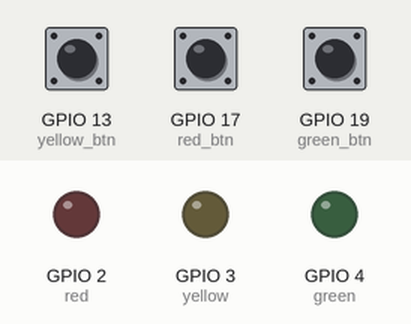
Bench run of a program on a simulated Raspberry Pi (BCM pin numbers). Shown: output pins drawn as LEDs (lit = HIGH). Inputs (shaded band) come from the test bench; at power-on: GPIO 13 (yellow_btn) HIGH, GPIO 17 (red_btn) HIGH, GPIO 19 (green_btn) HIGH.

Above: at 1.2 s.
1.3 s: GPIO 13 (yellow_btn) pulled LOW for 0.15 s
At 1.37 s:
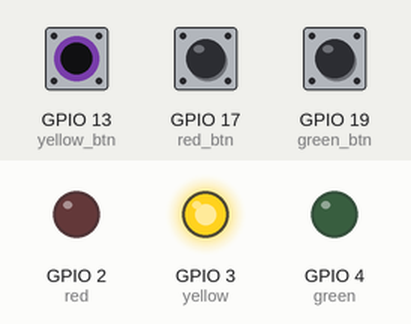
2.9 s: GPIO 17 (red_btn) pulled LOW for 0.15 s
At 3.7 s:
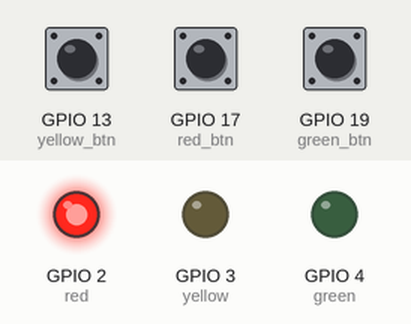
4.5 s: GPIO 19 (green_btn) pulled LOW for 0.15 s
At 4.57 s:
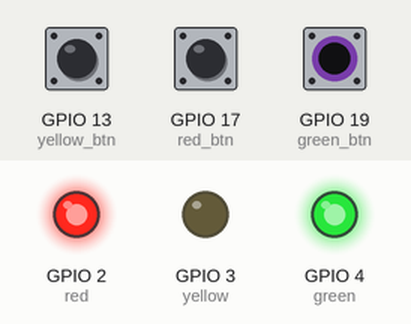
6.1 s: GPIO 13 (yellow_btn) pulled LOW for 1 s
At 6.9 s:
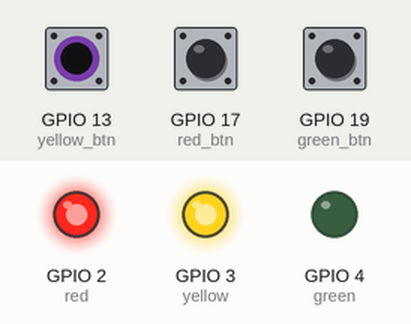
8.6 s: GPIO 13 (yellow_btn) pulled LOW for 3.2 s
At 12.9 s:
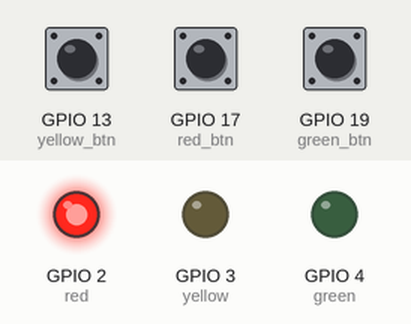
13.3 s: GPIO 17 (red_btn) pulled LOW for 1 s
At 14.1 s:
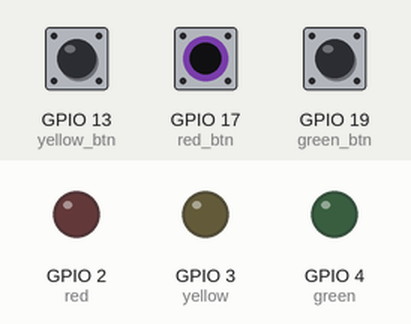
Timing chart, 0 to 16.3 s (numbered marks = the images above; inputs shaded):
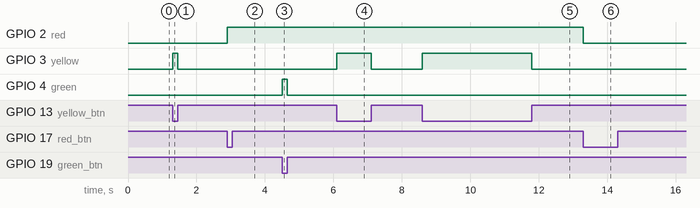

The program:

led___button.py
```python
from gpiozero import LED, Button
from signal import pause
from time import sleep

# LED assignments
red = LED(2)
yellow  = LED(3)
green = LED(4)

# Button assignments
red_btn = Button(17)
red_btn.when_pressed = red.toggle
#red_btn.when_released = red.toggle

yellow_btn = Button(13)
yellow_btn.when_pressed = yellow.on
yellow_btn.when_released = yellow.off

green_btn = Button(19)
green_btn.when_pressed = green.on
green_btn.when_released = green.off

pause()
```

Measured:
- after the input at 1.3 s, GPIO 3 (yellow): LOW → HIGH at once, → LOW 0.15 s later
- after the input at 2.9 s, GPIO 2 (red): LOW → HIGH at once
- after the input at 4.5 s, GPIO 4 (green): LOW → HIGH at once, → LOW 0.15 s later
- after the input at 6.1 s, GPIO 3 (yellow): LOW → HIGH at once, → LOW 1.0 s later
- after the input at 8.6 s, GPIO 3 (yellow): LOW → HIGH at once, → LOW 3.2 s later
- after the input at 13.3 s, GPIO 2 (red): HIGH → LOW at once
